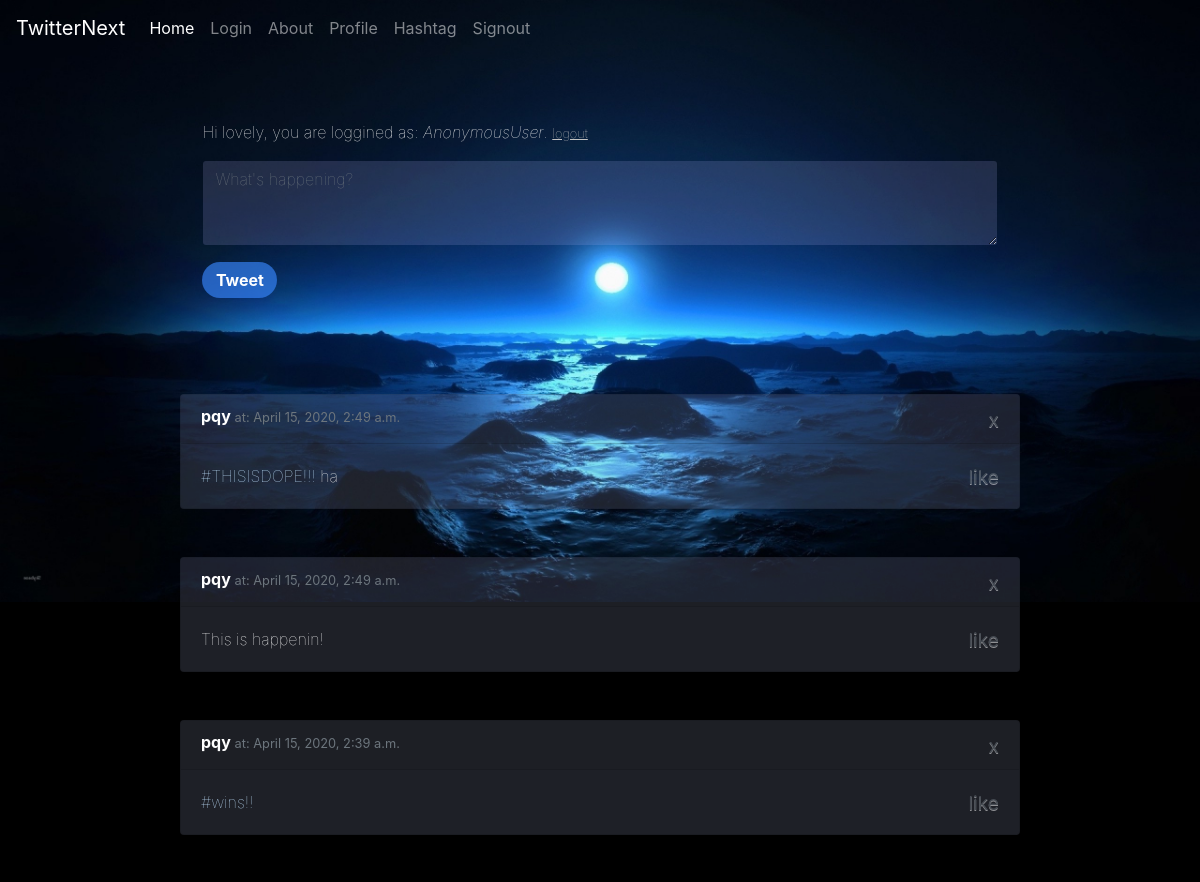
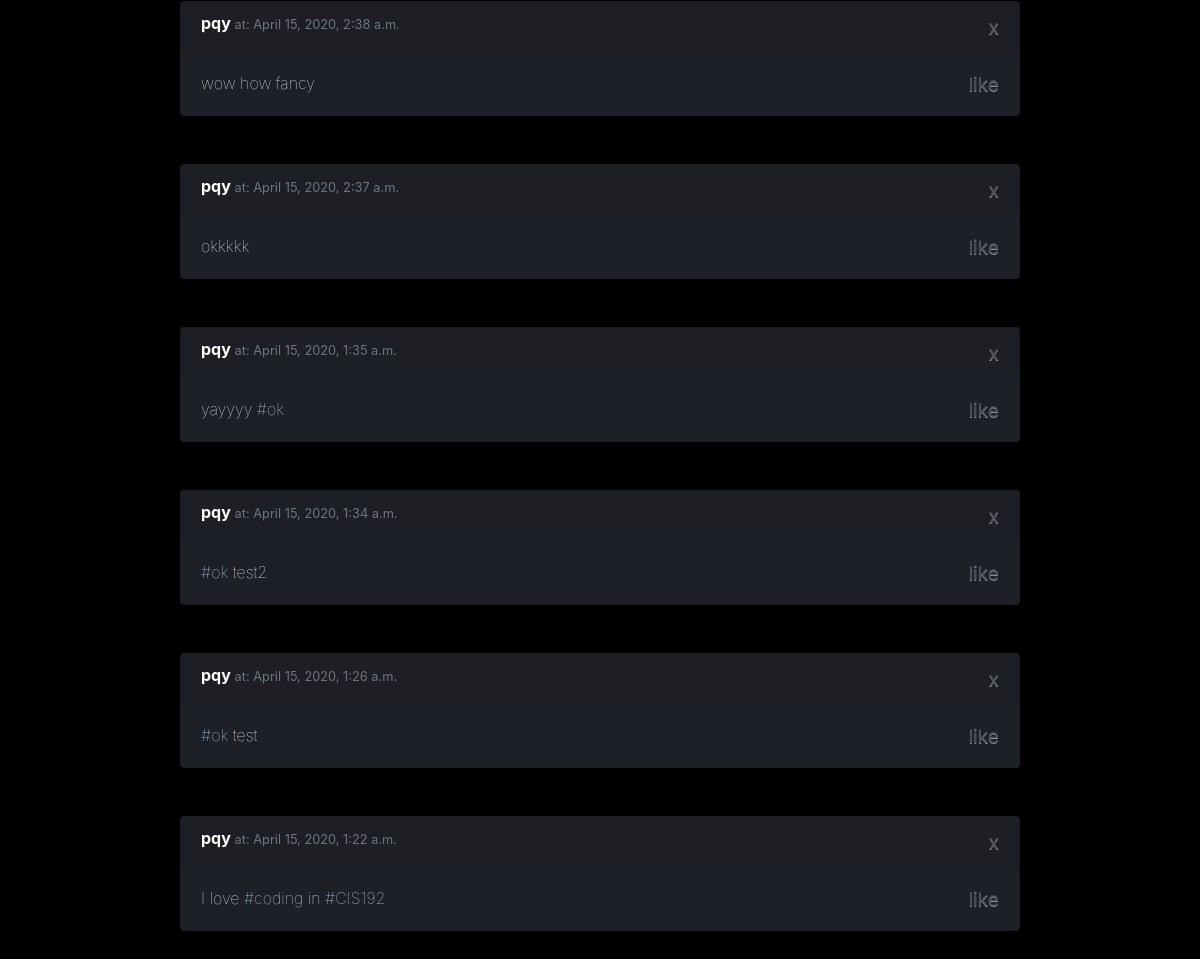
/home/, run on the app's committed database (2 pictures, top to bottom).
### core/models.py (models this page shows, shortened)
class Tweet(models.Model):
    body = models.CharField(max_length=280)
    created_at = models.DateTimeField(auto_now=True)
    author = models.ForeignKey(User, on_delete=models.DO_NOTHING)
    likes = models.ManyToManyField(User, related_name='likes')
    parsed = models.ManyToManyField('TextPair')

class TextPair(models.Model):
    text = models.CharField(max_length=280)
    isHash = models.BooleanField()
    belongTo = models.ForeignKey('Tweet', on_delete=models.CASCADE, null=True)

### core/views.py (the view, shortened to what this page needs)
# urls.py: 2. Add a URL to urlpatterns:  path('', views.home, name='home')
def home(request):
    tweets = Tweet.objects.order_by("created_at").reverse()
    return render(request, "home.html", {"tweets" : tweets, "user": request.user, "valid": True})

### core/templates/home.html (shortened to what this page needs)
<!DOCTYPE html>
<html lang="en">
  <head>
    <link rel="stylesheet" href="https://stackpath.bootstrapcdn.com/bootstrap/4.4.1/css/bootstrap.min.css">
    {% load static %}
    <link rel="stylesheet" type="text/css" href="{% static 'new.css' %}">
  </head>
  <body class="black">
    <nav class="navbar navbar-expand-lg navbar-dark bg-transparent">
      <a class="navbar-brand active" href="/home">TwitterNext</a>
      <div class="collapse navbar-collapse" id="navbarSupportedContent">
        <ul class="navbar-nav mr-auto">
          <li class="nav-item active">
            <a class="nav-link" href="/home">
              Home <span class="sr-only">(current)</span></a>
          </li>
          <li class="nav-item">
            <a class="nav-link" href="/login">Login</a>
          </li>
          <li class="nav-item">
            <a class="nav-link" href="/about">About</a>
          </li>
          <li class="nav-item">
            <a class="nav-link" href="/profile">Profile</a>
          </li>
          <li class="nav-item">
             <a class="nav-link" href="/hashtagAll">Hashtag</a>
          </li>
           <li class="nav-item">
            <a class="nav-link" href="/signout">Signout</a>
          </li>
        </ul>
      </div>
    </nav>
    <div class="jumbotron bg-transparent">
      <div class="mx-auto dark" style="width: 70%; border-radius: 0px;">
        <p class="muted-text">
        Hi lovely, you are loggined as: <em>{{user}}</em>. <a href="/signout";"><small><u>logout</u></small></a>
        <br>
         </p>
        <form method="POST" action="/home/">
          <div class="mr-auto pull-right">
          <div class="form-group  pull-right">
            <textarea name="body" class="form-control" placeholder="What's happening?" rows="3"
            style="background-color: rgba(187, 188, 255, 0.164);
            border-color: transparent;"></textarea>
          </div>
          <button type="submit" formmethod="post" class="btn btn-info"
          style="background-color: #3988ffa4;
                 border-width: 0px;
                 border-radius: 24px;
                 min-width: 75px;"> <strong>Tweet</strong> </button>
          </div>
        </form>
      </div>
    </div>
  {% for tweet in tweets %}
    <div class="card mx-auto text-white bg-dark mb-5" style="width: 70%">
      <h6 class="card-header font-weight-light mb-0 align-text-bottom">
        <b class = "font-weight-bold">{{tweet.author}}   </b><small class="text-muted">at: {{tweet.created_at}}</small>
        <a class="close text-muted" href="/delete?id={{tweet.id}}"><small>x</small></a>
      </h6>
      <div class="card-body">
        <p class="card-text">
          {% for element in tweet.parsed.all %}
          {% if element.isHash %}
          <a href="/hashtag?name={{element.text|slice:'1:'}}" type="hashtag">{{element.text}}</a>
          {% else %}
          {{element.text}}
          {% endif %}
          {%endfor%}
          <a class="text-muted close" href="/like?id={{tweet.id}}"><small>like</small></a> </p>
      </div>
    </div>
  {%endfor%}
  </body>
</html>

### core/static/new.css (style rules this page uses)
.black { background-image: url("m1.jpg"); background-size: 100%; background-repeat: no-repeat; background-color: black; }
p { color: white !important; opacity: 100%; font-weight: 100 !important; }
u { color: rgb(194, 194, 194) !important; opacity: 100%; font-weight: 100 !important; }
small { text-align: right; }
a[type="hashtag"] { color: rgb(194, 226, 255) !important; }
.card { background-color: rgba(194, 208, 255, 0.151) !important; }
.form-control:valid { color: white !important; font-weight: 100; }

### data on the page
Tweet: author "pqy", created_at "April 15, 2020, 2:49 a.m."
TextPair: text "#THISISDOPE!!!"
TextPair: text "ha"
Tweet: author "pqy", created_at "April 15, 2020, 2:49 a.m."
TextPair: text "This is happenin!"
Tweet: author "pqy", created_at "April 15, 2020, 2:39 a.m."
TextPair: text "#wins!!"
Tweet: author "pqy", created_at "April 15, 2020, 2:38 a.m."
TextPair: text "wow how fancy"
Tweet: author "pqy", created_at "April 15, 2020, 2:37 a.m."
TextPair: text "okkkkk"
Tweet: author "pqy", created_at "April 15, 2020, 1:35 a.m."
TextPair: text "yayyyy"
TextPair: text "#ok"
Tweet: author "pqy", created_at "April 15, 2020, 1:34 a.m."
TextPair: text "#ok"
TextPair: text "test2"
Tweet: author "pqy", created_at "April 15, 2020, 1:26 a.m."
TextPair: text "#ok"
TextPair: text "test"
Tweet: author "pqy", created_at "April 15, 2020, 1:22 a.m."
TextPair: text "I love"
TextPair: text "#coding"
TextPair: text "in"
TextPair: text "#CIS192"

### other printed values
{{ user }} "AnonymousUser"
